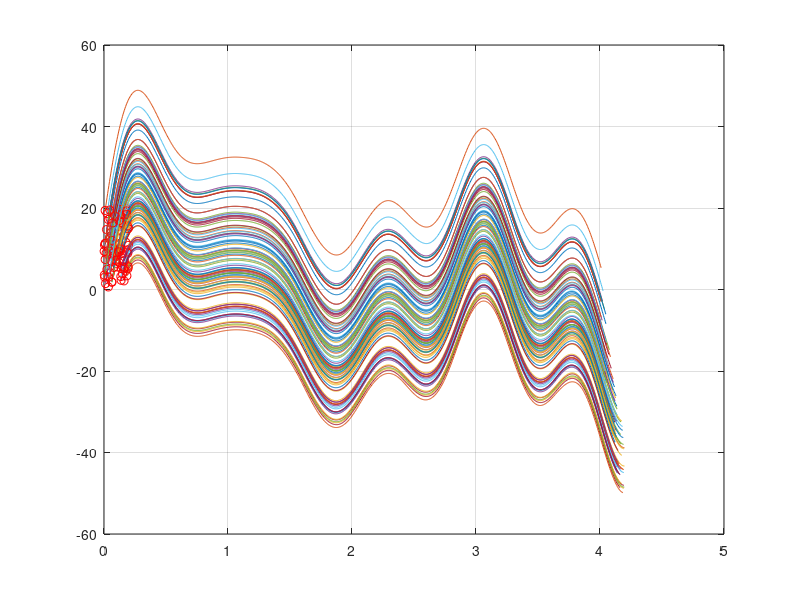

MATLAB code to generate this figure: (Note: this script raises an error after producing the figure.)
clear all, close all

% Simulate ks system
dt=0.01; T=8; t=0:dt:T;

% Kuramoto-Sivashinsky equation (from Trefethen)
% u_t = -u*u_x - u_xx - nu*u_xxxx,  periodic BCs
%u = -sin(x)+2*cos(2*x)+3*cos(3*x)-4*sin(4*x);

KS = @(t,x)[0.5;(568*cos(2*x(1)))/87+(459*cos(3*x(1)))/29-(1472*sin(4*x(1)))/87-...
    (83*sin(x(1)))/87+(16*cos(4*x(1))+4*sin(2*x(1))+...
    9*sin(3*x(1))+cos(x(1)))*(2*cos(2*x(1))+3*cos(3*x(1))-...
    4*sin(4*x(1))-sin(x(1)))];     
options = odeset('RelTol',1e-10, 'AbsTol',1e-11); 

input=[]; output=[];
for j=1:100  % training trajectories
    x0=[0.2*rand;
        20*rand];
    [t,y] = ode45(KS,t,x0);
    input=[input; y(1:end-1,:)];
    output=[output; y(2:end,:)];
    plot(y(:,1),y(:,2)), hold on 
    plot(x0(1),x0(2),'ro')
end
grid on

%%
net = feedforwardnet([10 10 10]);
net.layers{1}.transferFcn = 'logsig';
net.layers{2}.transferFcn = 'radbas';
net.layers{3}.transferFcn = 'purelin';
net = train(net,input.',output.');


%%
figure(2) 
x0=(rand(2,1)-0.5);
[t,y] = ode45(KS,t,x0);
plot(y(:,1),y(:,2)), hold on
plot(x0(1),x0(2),'ro','Linewidth',[2])
grid on

ynn(1,:)=x0;
for jj=2:length(t)
    y0=net(x0);
    ynn(jj,:)=y0.'; x0=y0;
end
plot(ynn(:,1),ynn(:,2),':','Linewidth',[2])

figure(3)
subplot(2,2,1), plot(t,y(:,1),t,ynn(:,1),'Linewidth',[2])
subplot(2,2,3), plot(t,y(:,2),t,ynn(:,2),'Linewidth',[2])


figure(2)
x0=(rand(2,1)-0.5);
[t,y] = ode45(KS,t,x0);
plot(y(:,1),y(:,2)), hold on
plot(x0(1),x0(2),'ro','Linewidth',[2])
grid on

ynn(1,:)=x0;
for jj=2:length(t)
    y0=net(x0);
    ynn(jj,:)=y0.'; x0=y0;
end
plot(ynn(:,1),ynn(:,2),':','Linewidth',[2])

figure(3)
subplot(2,2,2), plot(t,y(:,1),t,ynn(:,1),'Linewidth',[2])
subplot(2,2,4), plot(t,y(:,2),t,ynn(:,2),'Linewidth',[2])

%%
figure(2)
figure(3)
subplot(2,2,1), set(gca,'Fontsize',[15],'Xlim',[0 8])
subplot(2,2,2), set(gca,'Fontsize',[15],'Xlim',[0 8])
subplot(2,2,3), set(gca,'Fontsize',[15],'Xlim',[0 8])
subplot(2,2,4), set(gca,'Fontsize',[15],'Xlim',[0 8])

legend('KS','NN')